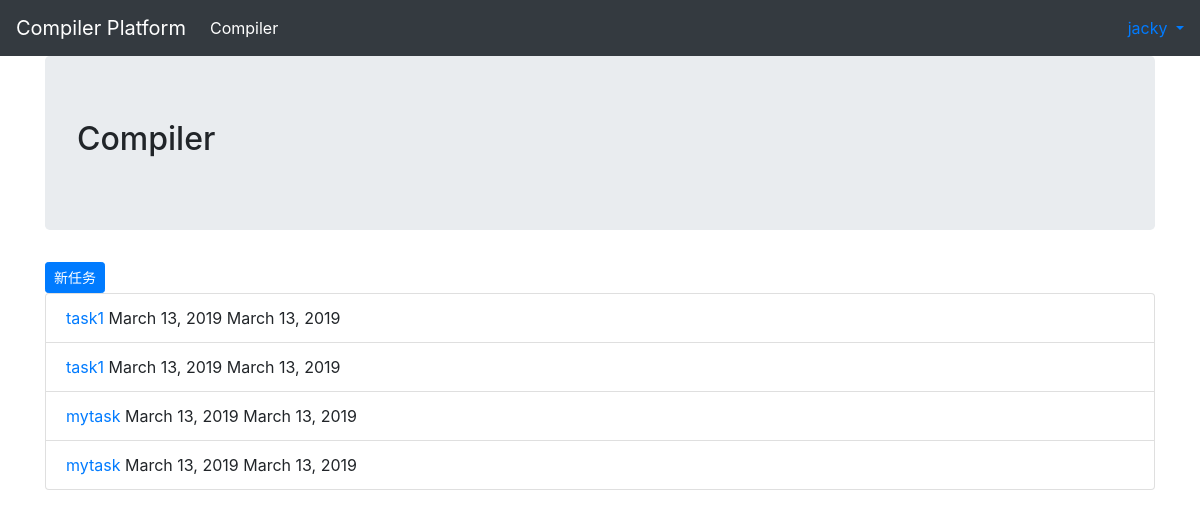
/compiler/ (signed in), run on an earlier commit of the app's database.
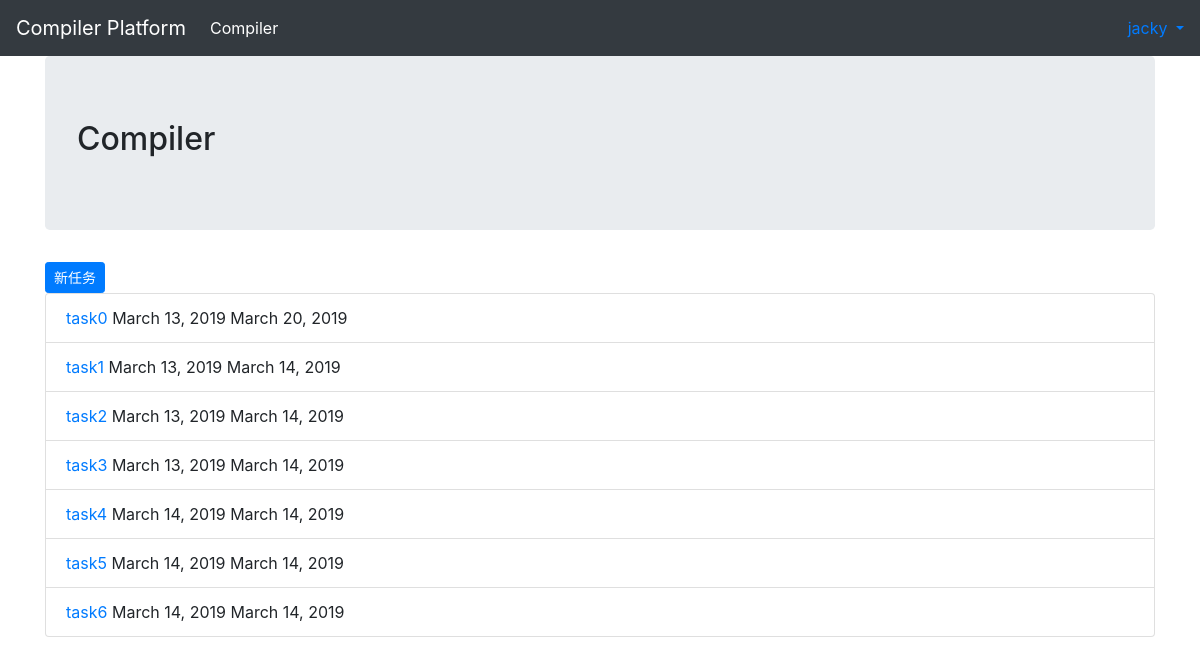
And on a later commit of the database.
### Compiler/models.py (models this page shows)
class Task(models.Model):
    task_name = models.CharField(max_length=30, default='task')
    compile_option = models.CharField(max_length=255, default='')
    created_date = models.DateField(auto_now_add=True)
    modified_date = models.DateField(auto_now=True)
    user = models.ForeignKey(User, on_delete=models.CASCADE)

### Compiler/views.py (the view)
# urls.py: path('', views.index, name='index'),
@login_required
def index(request):
    try:
        task_list = Task.objects.filter(user=request.user)
    except Task.DoesNotExist:
        task_list = []
    context = {'task_list': task_list}
    return render(request, 'Compiler/index.html', context)

### Compiler/templates/Compiler/index.html (shortened to what this page needs)
{% extends 'base.html' %}
{% load bootstrap4 %}
{% block header %}
<div class="jumbotron">
    <h2>Compiler</h2>
</div>
{% endblock %}
{% block content %}
<a class="btn btn-primary btn-sm" href="{% url 'Compiler:create_task' %}" role="button">新任务</a> <br>
<ul class="list-group">
    {% for task in task_list %}
    <li class="list-group-item"><a href="{% url 'Compiler:check_task' %}?task_id={{ task.id }}">{{ task.task_name }}</a> {{ task.created_date }} {{ task.modified_date }}
    </li>
    {% endfor %}
</ul>
{% endblock %}

### templates/base.html (shortened to what this page needs)
{% load bootstrap4 %}
<!DOCTYPE html>
<html lang="zh-cn">
<head>
    {% bootstrap_css %}
</head>
<nav class="navbar navbar-expand-md navbar-dark bg-dark" role="navigation">
    <a class="navbar-brand" href="{% url 'index' %}">Compiler Platform</a>
    <div class="collapse navbar-collapse" id="navbarSupportedContent">
        <ul class="navbar-nav mr-auto">
            {% if user.is_authenticated %}
            <li class="nav-item">
                <a class="nav-link active" href="{% url 'Compiler:index' %}">Compiler</a>
            </li>
            {% endif %}
        </ul>
        <ul class="navbar-nav nav-right">
            {% if user.is_authenticated %}
            <li class="nav-item dropdown">
                <a aria-expanded="false" aria-haspopup="true" class="dropdown-toggle" data-toggle="dropdown" href="#"
                   role="button">
                    {{ user.username }}<b class="caret"></b>
                </a>
            </li>
            {% endif %}
        </ul>
    </div>
</nav>
<body>
<div class="container">
    <div class="page-header">
        {% block header %}{% endblock %}
    </div>
    <div>
        {% block content %}{% endblock %}
    </div>
</div>
</body>
</html>

What changed in the data, as far as the page shows it:
changed Task: task_name "task1" → "task0"; modified_date "March 13, 2019" → "March 20, 2019"
changed Task "task1": modified_date "March 13, 2019" → "March 14, 2019"
changed Task: task_name "mytask" → "task2"; modified_date "March 13, 2019" → "March 14, 2019"
changed Task: task_name "mytask" → "task3"; modified_date "March 13, 2019" → "March 14, 2019"
added Task: task_name "task4", created_date "March 14, 2019", modified_date "March 14, 2019"
added Task: task_name "task5", created_date "March 14, 2019", modified_date "March 14, 2019"
added Task: task_name "task6", created_date "March 14, 2019", modified_date "March 14, 2019"
